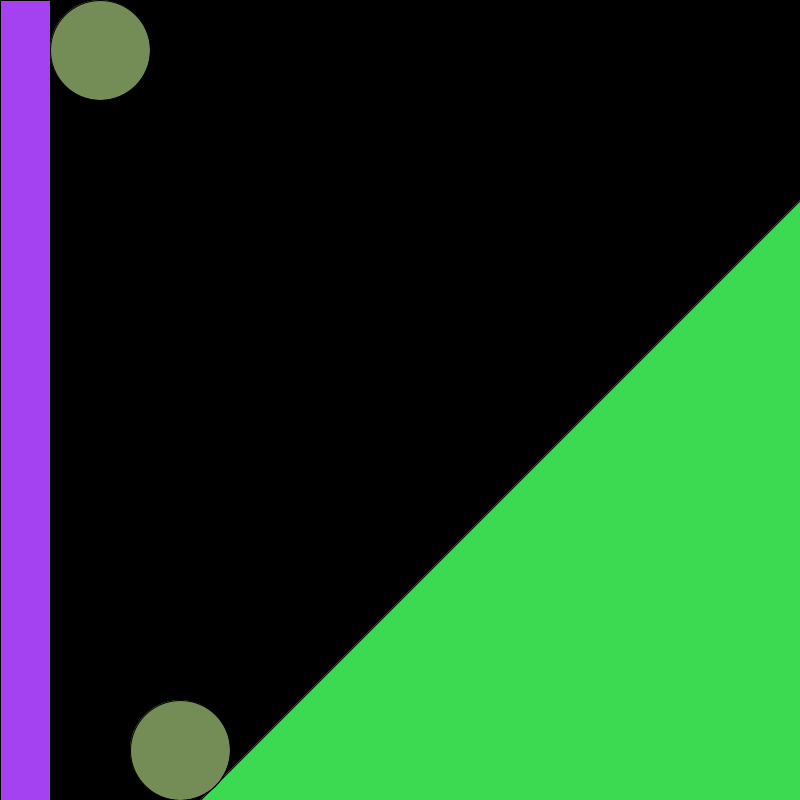
Frame 1 (no input)
Frame 60 (the mouse pressed at the canvas centre just before this capture): identical to frame 1, image omitted
Frame 120 (the mouse held since frame 60 and released just before this capture): identical to frame 1, image omitted

The Processing sketch that drew this single still picture (run headless with seeded random() and noise(); from frame 60 on, the mouse is pressed at the canvas centre):

// Processing sketch: Jack_Chain_Reaction
// ── Jack_Chain_Reaction.pde
float ax = 100;
float ay = 50;
float bx = 180;
float by = 750;
float a = 0.5;
float a1 = 0.5;
float e1 = 1;
float e2 = 1;
color c1 = color( random(255), random(255), random(255));
color c2 = color( random(255), random(255), random(255));
color c3 = color( random(255), random(255), random(255));
color colorful; 


void setup() {
  size(800, 800);
  background(0);
  smooth();

  
}


void draw() {
  a = a * 1.05;
  a1 = 1.05 *a1;
  background(0);
  fill(c1);
  rect(0, 0, 50, 800);
  fill(c2);
  triangle(200, 800, 800, 200, 800, 800); 
  fill(c3);
  ellipse(ax, ay, 100, 100);
  ellipse(bx, by, 100, 100);
  if (key == ' ') {
    ay=ay+a;
    if (ay > 664) {
      by = by  - a1/2;
      bx = bx  + a1/2;
      if (by <= 300) {
        colorful = color (random(255), random(255), random(255));
        fill(colorful);
        ellipse(700, 300, e1, e1);
        e1= e1 + 100;
        if (e1 >= 1400) {
          fill(255);
          e2= e2+8;
          ellipse(400, 400, e2, e2);
          if (e2 >= 800) {
            println("Finish!!!");
            
          }
        }
      }
    }
  }
}
